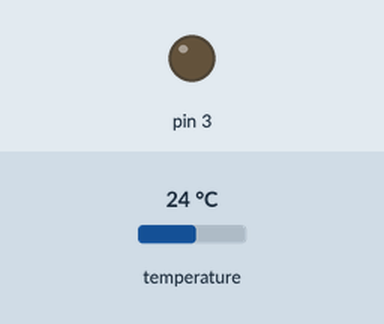
A sketch run on a simulated Arduino Uno, built with avr-gcc and run on an emulated ATmega328P. Shown: output pins drawn as LEDs (lit = HIGH). Inputs (shaded band) come from the test bench; at power-on: temperature 24 °C.

Above: at 1.3 s.
1.4 s: temperature set to 27.2 °C
2.9 s: temperature set to 28.3 °C
At 4.0 s:
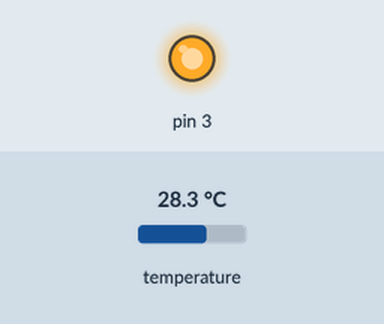
4.6 s: temperature set to 12 °C
At 5.9 s:
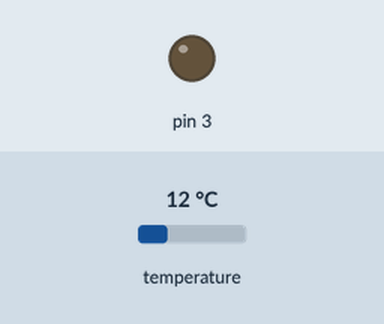
6.2 s: temperature set to 28 °C
At 6.7 s:
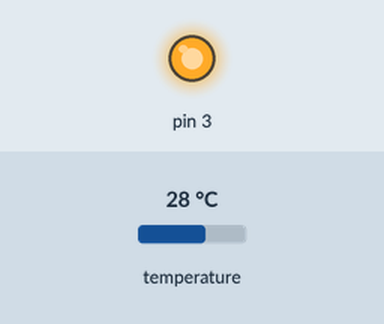
Timing chart, 0 to 8.8 s (numbered marks = the images above; inputs shaded):
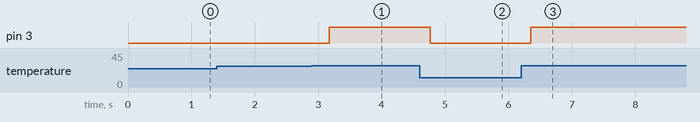

Measured:
- the behaviour switches between 27.9 and 28 °C on temperature (found by bisection; images 0 and 1)
- after the input at 1.4 s, every drawn part: stays the same
- after the input at 2.9 s, pin 3: LOW → HIGH after 0.28 s
- after the input at 4.6 s, pin 3: HIGH → LOW after 0.16 s
- after the input at 6.2 s, pin 3: LOW → HIGH after 0.15 s

The sketch:

OptDS18B20_NoSerial.ino
```cpp
#include <OneWire.h>

OneWire myds(2);
float temp[4];
byte resolution;
uint8_t dsaddr1[8] = { 0x28, 0xD4, 0x2D, 0x79, 0xA2, 0x01, 0x03, 0xB6 }; // defining adresses manually
uint8_t dsaddr2[8] = { 0x28, 0xA2, 0xA5, 0x79, 0xA2, 0x00, 0x03, 0xAD };
uint8_t dsaddr3[8] = { 0x28, 0xA6, 0xED, 0x79, 0xA2, 0x01, 0x03, 0x62 };
uint8_t dsaddr4[8] = { 0x28, 0x0B, 0x84, 0x79, 0xA2, 0x00, 0x03, 0x52 };

void dsconvertcommand(OneWire myds) {
  myds.reset();
  myds.write(0xCC, 1);        // send Skip ROOM command, next command will be for all devices, see datasheet
  myds.write(0x44, 1);        // send Convert T command, start conversion
}

float dsreadtemp(OneWire myds, byte addr[8]) {
  byte present = 0;
  int i;
  byte data[12];
  byte type_s;
  float celsius;

  switch (addr[0]) {
    //case 0x10:
      //for old DS18S20
      //type_s = 1;
      //break;
    case 0x28:
      //for DS18B20
      type_s = 0;
      break;
    default:
      Serial.println(F("Device is not a DS18x20 family device."));
  }

  present = myds.reset();
  myds.select(addr);
  myds.write(0xBE);         // Read Scratchpad

  for ( i = 0; i < 9; i++) {           // we need 9 bytes
    data[i] = myds.read();
  }

  // convert the data to actual temperature

  unsigned int raw = (data[1] << 8) | data[0];
  if (type_s) {
    raw = raw << 3; // 9 bit resolution default
    if (data[7] == 0x10) {
      // count remain gives full 12 bit resolution
      raw = (raw & 0xFFF0) + 12 - data[6];
    } else {
      byte cfg = (data[4] & 0x60);
      if (cfg == 0x00) raw = raw << 3;  // 9 bit resolution, 93.75 ms
      else if (cfg == 0x20) raw = raw << 2; // 10 bit res, 187.5 ms
      else if (cfg == 0x40) raw = raw << 1; // 11 bit res, 375 ms
      // default is 12 bit resolution, 750 ms conversion time
    }
  }
  celsius = (float)raw / 16.0;
  return celsius;
}

void setup(void) {
  pinMode(3,OUTPUT);
}

void loop(void) {
  dsconvertcommand(myds);
  delay(500); // 94 for 9bit res. / 188 for 10bit res. / 375 for 11bit res. / 750 for 12bit res.
  temp[0] = dsreadtemp(myds, dsaddr1)-0.75;
  temp[1] = dsreadtemp(myds, dsaddr2);
  temp[2] = dsreadtemp(myds, dsaddr3);
  temp[3] = dsreadtemp(myds, dsaddr4);
  if(temp[0] >= 28 || temp[1] >= 28 || temp[2] >= 28 || temp[3] >= 28){
    digitalWrite(3,HIGH);
  }
  else{
    digitalWrite(3,LOW);}
}
```
